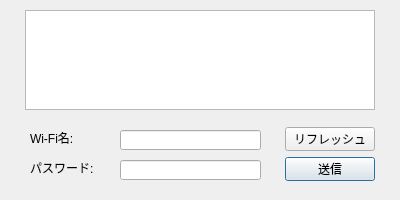
<?xml version="1.0" encoding="UTF-8"?>
<ui version="4.0">
 <class>BLE</class>
 <widget class="QDialog" name="BLE">
  <property name="geometry">
   <rect>
    <x>0</x>
    <y>0</y>
    <width>400</width>
    <height>200</height>
   </rect>
  </property>
  <property name="windowTitle">
   <string>BLE配網</string>
  </property>
  <property name="windowIcon">
   <iconset resource="../resources.qrc">
    <normaloff>:/images/assets/images/bluetooth.png</normaloff>:/images/assets/images/bluetooth.png</iconset>
  </property>
  <widget class="QLabel" name="label">
   <property name="geometry">
    <rect>
     <x>30</x>
     <y>130</y>
     <width>54</width>
     <height>16</height>
    </rect>
   </property>
   <property name="text">
    <string>Wi-Fi名:</string>
   </property>
  </widget>
  <widget class="QLabel" name="label_2">
   <property name="geometry">
    <rect>
     <x>30</x>
     <y>160</y>
     <width>71</width>
     <height>16</height>
    </rect>
   </property>
   <property name="text">
    <string>パスワード:</string>
   </property>
  </widget>
  <widget class="QLineEdit" name="lineEdit">
   <property name="geometry">
    <rect>
     <x>120</x>
     <y>130</y>
     <width>141</width>
     <height>20</height>
    </rect>
   </property>
  </widget>
  <widget class="QLineEdit" name="lineEdit_2">
   <property name="geometry">
    <rect>
     <x>120</x>
     <y>160</y>
     <width>141</width>
     <height>20</height>
    </rect>
   </property>
   <property name="echoMode">
    <enum>QLineEdit::EchoMode::Password</enum>
   </property>
  </widget>
  <widget class="QPushButton" name="pushButton">
   <property name="geometry">
    <rect>
     <x>285</x>
     <y>157</y>
     <width>90</width>
     <height>24</height>
    </rect>
   </property>
   <property name="text">
    <string>送信</string>
   </property>
  </widget>
  <widget class="QPushButton" name="pushButton_2">
   <property name="geometry">
    <rect>
     <x>285</x>
     <y>127</y>
     <width>90</width>
     <height>24</height>
    </rect>
   </property>
   <property name="text">
    <string>リフレッシュ</string>
   </property>
  </widget>
  <widget class="QListWidget" name="listWidget">
   <property name="geometry">
    <rect>
     <x>25</x>
     <y>10</y>
     <width>350</width>
     <height>100</height>
    </rect>
   </property>
  </widget>
 </widget>
 <resources>
  <include location="../resources.qrc"/>
 </resources>
 <connections/>
</ui>
